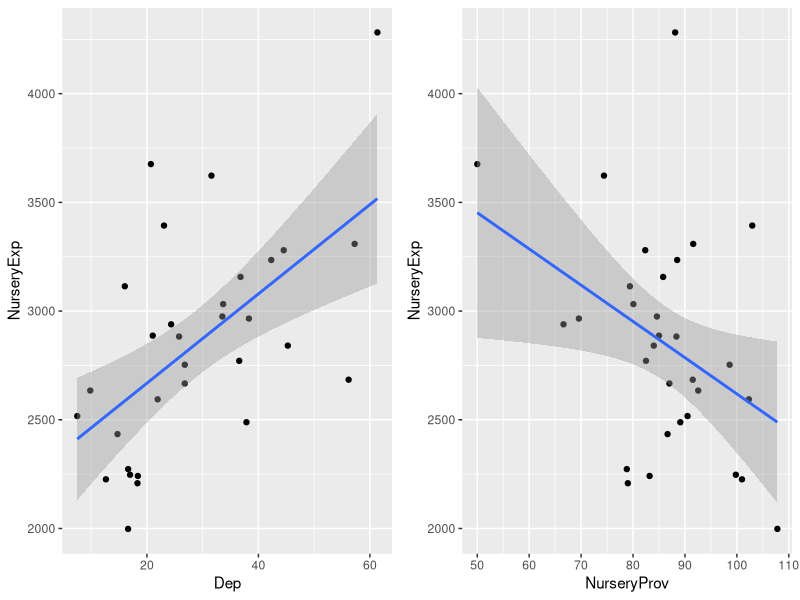
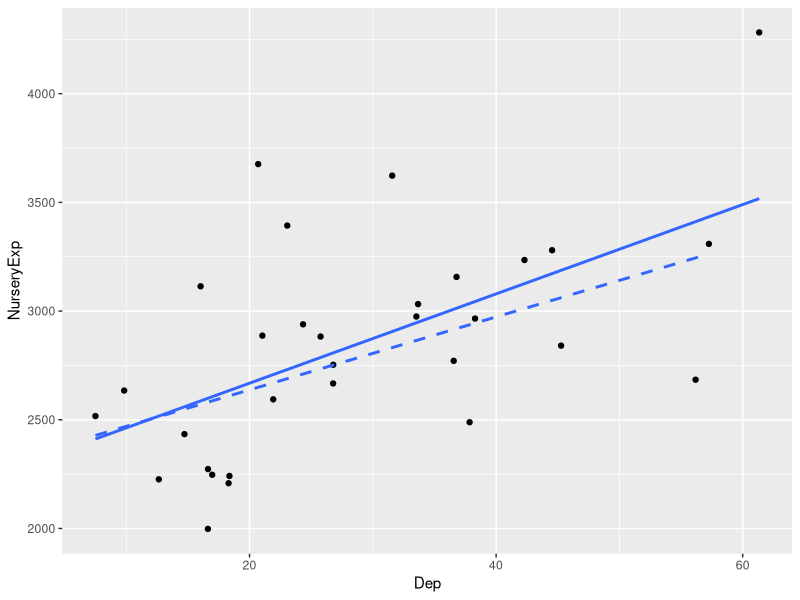
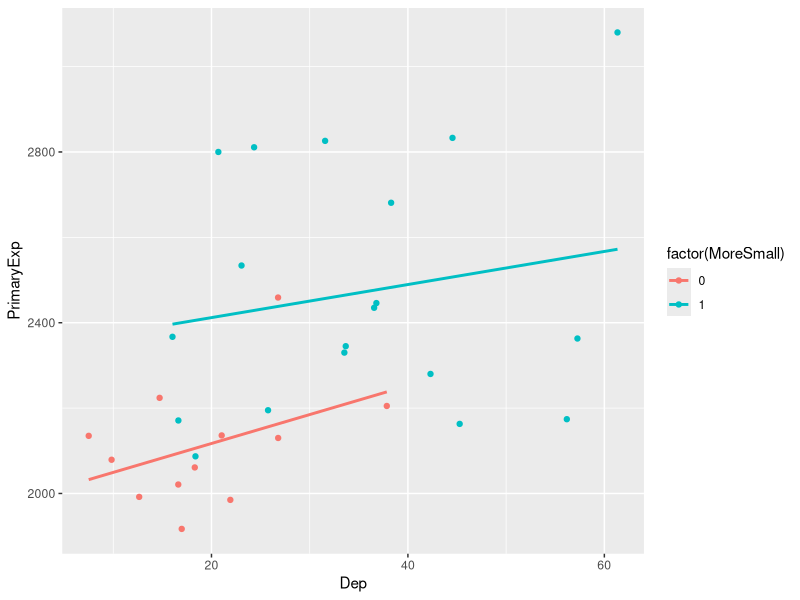
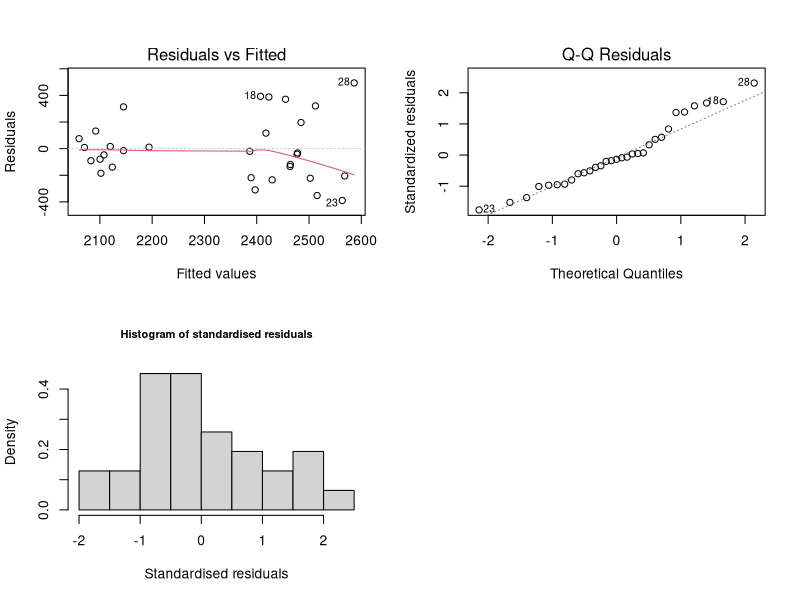

R code for these plots, in order:
library(car)
library(ggplot2)
library(arm)
library(gridExtra)

#load the data
nursery_dt <- read.table("NurserySchools.txt", header = TRUE)
head(nursery_dt, 5)

p1 <- ggplot(data = nursery_dt, aes(x=Dep, y= NurseryExp)) + geom_point() + geom_smooth(method = "lm")
p2 <- ggplot(data = nursery_dt, aes(x=NurseryProv , y= NurseryExp)) + geom_point() + geom_smooth(method = "lm")
grid.arrange(p1,p2,nrow=1)

with(nursery_dt, cor(Dep, NurseryExp))
with(nursery_dt, cor(NurseryProv,NurseryExp))

#Q2 remove outlies (max)
out1 <- which(nursery_dt$NurseryExp==max(nursery_dt$NurseryExp))
first_lm <- lm(NurseryExp ~ Dep + NurseryProv , data = nursery_dt)
display(first_lm)

nursery_out.1 <- nursery_dt[-out1,]
imp_first <- lm(NurseryExp ~ Dep + NurseryProv , data = nursery_out.1)
display(imp_first)

(15.85-14.81)/15.85

#Q3
show_outliers<-function(the.linear.model,topN){
  #length of data
  n=length(fitted(the.linear.model))
  #number of parameters estimated
  p=length(coef(the.linear.model))
  #standardised residuals over 3
  res.out<-which(abs(rstandard(the.linear.model))>3) #sometimes >2
  #topN values
  res.top<-head(rev(sort(abs(rstandard(the.linear.model)))),topN)
  #high leverage values
  lev.out<-which(lm.influence(the.linear.model)$hat>2*p/n)
  #topN values
  lev.top<-head(rev(sort(lm.influence(the.linear.model)$hat)),topN)
  #high diffits
  dffits.out<-which(dffits(the.linear.model)>2*sqrt(p/n))
  #topN values
  dffits.top<-head(rev(sort(dffits(the.linear.model))),topN)
  #Cook's over 1
  cooks.out<-which(cooks.distance(the.linear.model)>1)
  #topN cooks
  cooks.top<-head(rev(sort(cooks.distance(the.linear.model))),topN)
  #Create a list with the statistics -- cant do a data frame as different lengths 
  list.of.stats<-list(Std.res=res.out,Std.res.top=res.top, Leverage=lev.out, Leverage.top=lev.top, DFFITS=dffits.out, DFFITS.top=dffits.top, Cooks=cooks.out,Cooks.top=cooks.top)
  #return the statistics
  list.of.stats}

outliers.nursery <- show_outliers(first_lm, 5)
influtial.1 <- intersect(outliers.nursery$DFFITS,outliers.nursery$Leverage)
influtial.1

outliers.nursery$DFFITS.top
typeof(outliers.nursery$Leverage.top)
outliers.nursery$DFFITS

nursery_dt[c(18, 28),][,4]

#question 4 
p1<-ggplot(data=nursery_dt, aes(x=Dep,y=NurseryExp))+geom_point()+geom_smooth(method="lm",se=FALSE)
p2<-ggplot()+geom_smooth(data=nursery_dt[-c(18,28),],aes(x=Dep, y=NurseryExp), method="lm", se=FALSE, linetype="dashed")
p1+p2$layers[]

colnames(nursery_dt)
third.lm <- lm(PrimaryExp ~ Dep + factor(MoreSmall), data=nursery_dt)
fourth.lm <- lm(PrimaryExp ~ Dep*factor(MoreSmall), data=nursery_dt)
display(third.lm)
display(fourth.lm)

p3 <- ggplot(data=nursery_dt, aes(x=Dep, y=PrimaryExp, colour=factor(MoreSmall)))+geom_point()+geom_smooth(method="lm",se=FALSE)
p3


predict(third.lm,data.frame(Dep=80,MoreSmall=0)) - predict(fourth.lm,data.frame(Dep=80,MoreSmall=0))
predict(third.lm,data.frame(Dep=18,MoreSmall=1)) - predict(fourth.lm,data.frame(Dep=18,MoreSmall=1))

#Redidual plots
par(mfrow=c(2,2))
plot(third.lm, which=c(1,2))
hist(rstandard(third.lm), freq = FALSE , 
     main="Histogram of standardised residuals", 
     cex.main=0.8, xlab="Standardised residuals")

range(nursery_dt$PrimaryExp)
display(third.lm)
